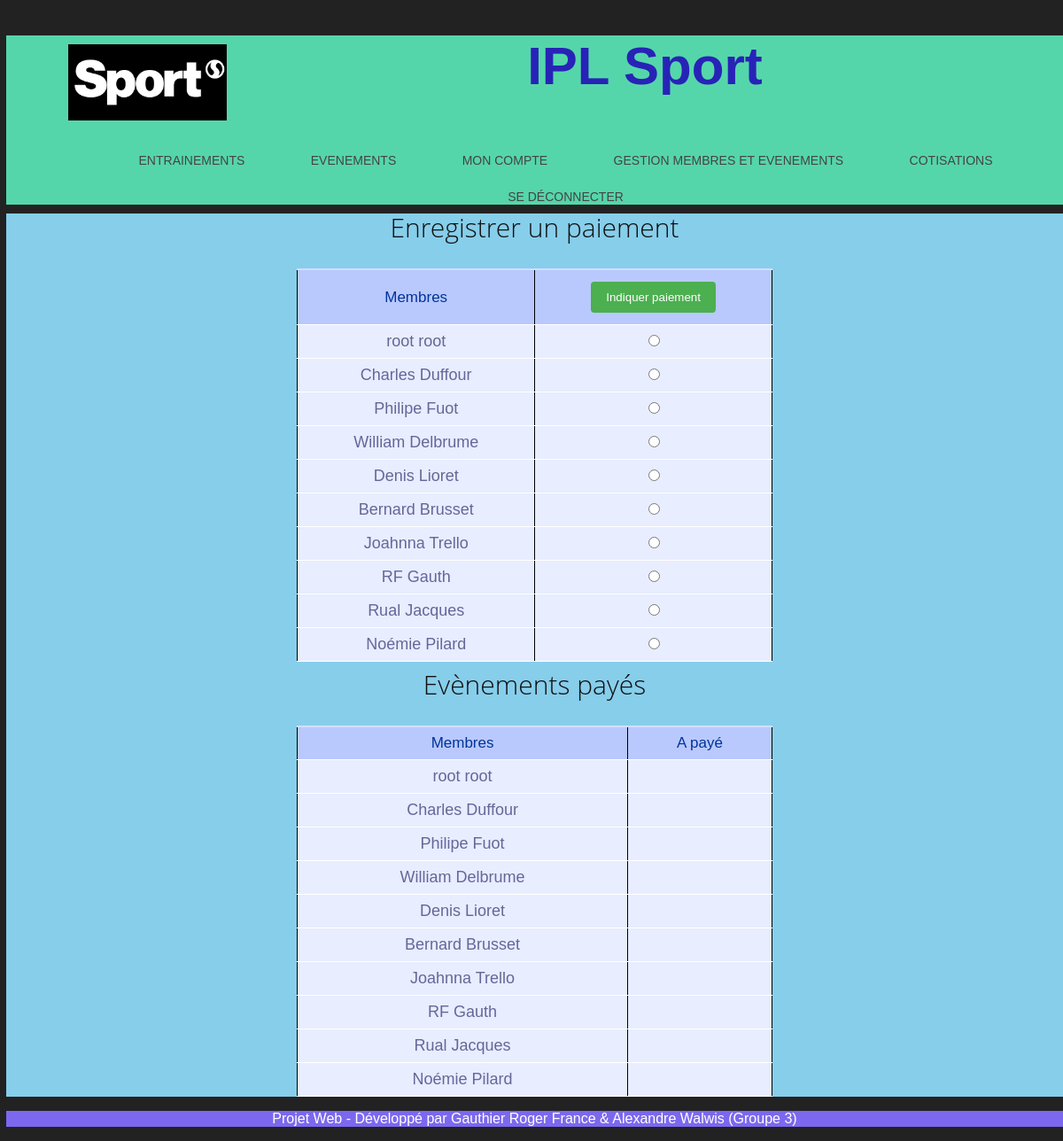
/index.php?action=payEvent (signed in), run on the app's committed database.
### tables this page shows
CREATE TABLE `users` (
  `no_user` int(11) NOT NULL,
  `first_name` varchar(256) NOT NULL,
  `last_name` varchar(256) NOT NULL,
  `num_phone` varchar(11) NOT NULL,
  `e_mail` varchar(256) NOT NULL,
  `address` varchar(256) NOT NULL,
  `num_account` varchar(256) NOT NULL,
  `photo` varchar(256) DEFAULT NULL,
  `password` varchar(256) NOT NULL,
  `coach` tinyint(1) NOT NULL,
  `staff` tinyint(1) NOT NULL,
  `checked` tinyint(1) NOT NULL
);

### models/Db.class.php (called while the page is built, shortened)
<?php
class Db
{
    private $_db;
    private function __construct()
    {
        try {
            $this->_db = new PDO('mysql:host=localhost;dbname=projetweb;charset=utf8', 'root', 'root');
            $this->_db->setAttribute(PDO::ATTR_ERRMODE,PDO::ERRMODE_EXCEPTION);
			$this->_db->setAttribute(PDO::ATTR_DEFAULT_FETCH_MODE,PDO::FETCH_OBJ);
        }
		catch (PDOException $e) {
		    die('Erreur de connexion à la base de données : '.$e->getMessage());
        }
    }
    public function select_membres($keyword='') {
        if ($keyword != '') {
            $keyword = str_replace("%", "\%", $keyword);
            $query = "SELECT * FROM users WHERE first_name LIKE :keyword OR last_name LIKE :keyword COLLATE utf8_bin ORDER BY checked ASC ";
            $ps = $this->_db->prepare($query);
            $ps->bindValue(':keyword',"%$keyword%");
        } else {
            $query = 'SELECT * FROM users ORDER BY checked ASC';
            $ps = $this->_db->prepare($query);
        }
        $ps->execute();
        $tableau = array();
        while ($row = $ps->fetch()) {
            $tableau[] = new Users($row->no_user , $row->first_name, $row->last_name, $row->num_phone,$row->e_mail,$row->address,$row->num_account,$row->photo,$row->password,$row->coach,$row->staff,$row->checked);
        }
        return $tableau;
    }
}

### models/Users.class.php (called while the page is built, shortened)
<?php
class Users
{
	private $_no_user;
	private $_first_name;
	private $_last_name;
	public function __construct($no_user,$first_name, $last_name, $num_phone , $e_mail , $address , $num_account , $photo , $password , $coach , $staff , $checked ){
		$this->_no_user = $no_user;
		$this->_first_name = $first_name;
		$this->_last_name = $last_name;
	}
	public function html_no_user(){
		return htmlspecialchars($this->_no_user);
	}
	public function html_first_name(){
		return htmlspecialchars($this->_first_name);
	}
	public function html_last_name(){
		return htmlspecialchars($this->_last_name);
	}
}
?>

### views/payEvent.php (the view, shortened to what this page needs)
<section>
	<h2>Enregistrer un paiement</h2>
<form action="?action=payEvent" method="post">
		<table id="tableau">
				<thead>
					<tr>
						<th>Membres</th>
						<th><input type="submit" name="payEvent" value="Indiquer paiement"></th>
					</tr>
				</thead>
				<tbody>
					<?php for ($i=0;$i<count($tabMembres);$i++) { ?>
						<tr>
							<td><?php echo $tabMembres[$i]->html_first_name()?> <?php echo $tabMembres[$i]->html_last_name()?></td>
							<td><input type="radio" name="paiement" value="<?php echo $tabMembres[$i]->html_no_user() ?>"></td>
						</tr>
						<?php } ?>
				</tbody>
			</table>
	</form>
	<h2>Evènements payés</h2>
	<form action="?action=payEvent" method="post">
		<table id="tableau">
				<thead>
					<tr>
						<th>Membres</th>
						<th>A payé</th>
					</tr>
				</thead>
				<tbody>
					<?php for ($i=0;$i<count($tabMembres);$i++) { ?>
						<tr>
							<td><?php echo $tabMembres[$i]->html_first_name()?> <?php echo $tabMembres[$i]->html_last_name()?>
							</td>
							<td>
							</td>
						</tr>
						<?php } ?>
				</tbody>
			</table>
		</form>
</section>

### views/css/modele.css (style rules this page uses)
section { color: #363B29; background: #87CEEB; }
html { margin-left: 7px; }
table, th, td { border: 1px solid black; padding: 5px; margin: 4px; }
#tableau { font-family: "Lucida Sans Unicode", "Lucida Grande", Sans-Serif; font-size: 18px; margin: auto; margin-top: 10px; margin-bottom: 10px; width: 45%; text-align: center; border-collapse: collapse; }
#tableau th { font-size: 17px; font-weight: normal; padding: 8px; background: #b9c9fe url('http://4.bp.blogspot.com/_xDpoN6UfFFY/S-J2gjh1nPI/AAAAAAAACbg/7lNsVpks2oY/s1600/gradhead.png') repeat-x; border-top: 2px solid #d3ddff; border-bottom: 1px solid #fff; color: #039; }
#tableau td { padding: 8px; border-bottom: 1px solid #fff; color: #669; border-top: 1px solid #fff; background: #e8edff url('http://1.bp.blogspot.com/_xDpoN6UfFFY/S-J2f5yBC3I/AAAAAAAACbY/zWXYXsR-w5E/s1600/gradback.png') repeat-x; }
body { margin: 0; background: #222; font-family: 'Work Sans', sans-serif; font-weight: 400; text-align: center; }
input[type=submit] { background-color: #4CAF50; color: white; padding: 10px 17px; margin: 5px 0; border: none; border-radius: 4px; cursor: pointer; }
h2 { color: #111; font-family: 'Open Sans', sans-serif; font-size: 30px; font-weight: 300; line-height: 32px; margin: 10px 0 30px; text-align: center; }

### data on the page
users: first_name "root", last_name "root"
users: first_name "Charles", last_name "Duffour"
users: first_name "Philipe", last_name "Fuot"
users: first_name "William", last_name "Delbrume"
users: first_name "Denis", last_name "Lioret"
users: first_name "Bernard", last_name "Brusset"
users: first_name "Joahnna", last_name "Trello"
users: first_name "RF", last_name "Gauth"
users: first_name "Rual", last_name "Jacques"
users: first_name "Noémie", last_name "Pilard"
